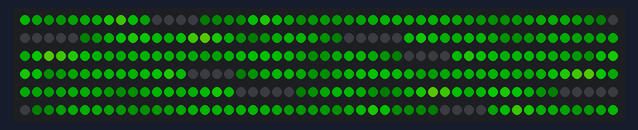
The program below on a simulated Arduino Nano, built with avr-gcc and run on an emulated ATmega328P. Parts: 300 RGB LEDs in strip order, left to right, continuing on the next row. Dim RGB values are drawn brighter than linear; colours are those a GRB WS2812 strip shows for the declared byte order; random numbers use the default seed unless the program sets one.

Above: at 3.54 s.
At 12.64 s:
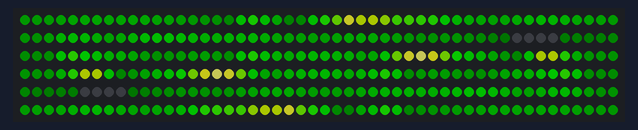
At 19.51 s:
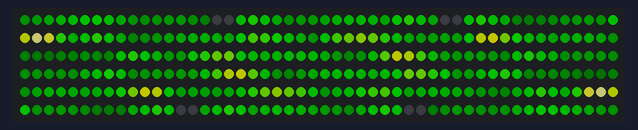
At 24.15 s:
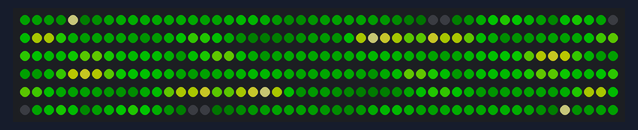
At 31.12 s:
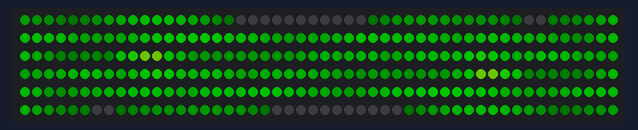
At 39.94 s:
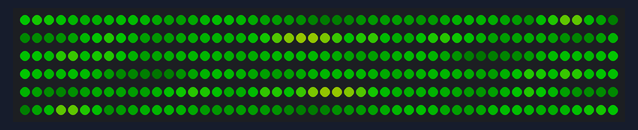

The program:

main.cpp
```cpp
#include <Arduino.h>
#include <FastLED.h>

#include "fire.h"

#define DATA_PIN 5
//ws2815 seems to just be the 12v version of ws2813, so as far as the code cares they are the same
#define LED_TYPE WS2813
#define COLOR_ORDER RGB
#define NUM_LEDS 300

#define BRIGHTNESS 96
#define FRAMES_PER_SECOND 120

CRGB leds[NUM_LEDS];
CRGB colorArray[3];
int colorIndex;

void setup() {
  delay(3000); //3 second delay on startup
  FastLED.addLeds<LED_TYPE,DATA_PIN,COLOR_ORDER>(leds, NUM_LEDS).setCorrection(TypicalLEDStrip);
  FastLED.setBrightness(BRIGHTNESS);

  colorArray[0] = CRGB::OrangeRed;
  colorArray[1] = CRGB::Indigo;
  colorArray[2] = CRGB::Green;

  colorIndex = 0;

}

int i = 0;


void loop() {
  ClassicFireEffect fire(NUM_LEDS, 250, 10, 3, 5, true, true);

  while (true)
  {
    FastLED.clear();
    fire.DrawFire();
    FastLED.show(BRIGHTNESS);
    delay(3);
  }
  /*
  if(i == NUM_LEDS) {
    i = 0;
    colorIndex++;
    if(colorIndex >2) {
      colorIndex = 0;
    }

  }
  FastLED.show();
  fadeToBlackBy(leds, NUM_LEDS,1);
  FastLED.delay(1000/FRAMES_PER_SECOND);

  leds[i] = colorArray[colorIndex];
  i++;
  */


}
```

fire.h
```cpp
//+--------------------------------------------------------------------------
//
// NightDriver - (c) 2020 Dave Plummer.  All Rights Reserved.
//
// File:        fire.h
//
// Description:
//
//              LED Flame Effect
//
// History:     Sep-28-2020     davepl      Created
//
//---------------------------------------------------------------------------

#include <Arduino.h>
#define FASTLED_INTERNAL
#include <FastLED.h>

#include "ledgfx.h"

class ClassicFireEffect
{
protected:
    int     Size;
    int     Cooling;
    int     Sparks;
    int     SparkHeight;
    int     Sparking;
    bool    bReversed;
    bool    bMirrored;

    byte  * heat;

    // When diffusing the fire upwards, these control how much to blend in from the cells below (ie: downward neighbors)
    // You can tune these coefficients to control how quickly and smoothly the fire spreads.

    static const byte BlendSelf = 2;
    static const byte BlendNeighbor1 = 3;
    static const byte BlendNeighbor2 = 2;
    static const byte BlendNeighbor3 = 1;
    static const byte BlendTotal = (BlendSelf + BlendNeighbor1 + BlendNeighbor2 + BlendNeighbor3);

public:

    // Lower sparking -> more flicker.  Higher sparking -> more consistent flame

    ClassicFireEffect(int size, int cooling = 80, int sparking = 50, int sparks = 3, int sparkHeight = 4, bool breversed = true, bool bmirrored = true)
        : Size(size),
          Cooling(cooling),
          Sparks(sparks),
          SparkHeight(sparkHeight),
          Sparking(sparking),
          bReversed(breversed),
          bMirrored(bmirrored)
    {
        if (bMirrored)
            Size = Size / 2;

        heat = new byte[size] { 0 };
    }

    virtual ~ClassicFireEffect()
    {
        delete [] heat;
    }

    virtual void DrawFire()
    {
        // First cool each cell by a little bit
        for (int i = 0; i < Size; i++)
            heat[i] = max(0L, heat[i] - random(0, ((Cooling * 10) / Size) + 2));

        // Next drift heat up and diffuse it a little but
        for (int i = 0; i < Size; i++)
            heat[i] = (heat[i] * BlendSelf +
                       heat[(i + 1) % Size] * BlendNeighbor1 +
                       heat[(i + 2) % Size] * BlendNeighbor2 +
                       heat[(i + 3) % Size] * BlendNeighbor3)
                      / BlendTotal;

        // Randomly ignite new sparks down in the flame kernel
        for (int i = 0; i < Sparks; i++)
        {
            if (random(255) < Sparking)
            {
                int y = Size - 1 - random(SparkHeight);
                heat[y] = heat[y] + random(160, 255); // This randomly rolls over sometimes of course, and that's essential to the effect
            }
        }

        // Finally convert heat to a color
        for (int i = 0; i < Size; i++)
        {
            CRGB color = HeatColor(heat[i]);
            int j = bReversed ? (Size - 1 - i) : i;
            DrawPixels(j, 1, color);
            if (bMirrored)
            {
                int j2 = !bReversed ? (2 * Size - 1 - i) : Size + i;
                DrawPixels(j2, 1, color);
            }
        }
    }
};
```

ledgfx.h
```cpp
//+--------------------------------------------------------------------------
//
// NightDriver - (c) 2018 Dave Plummer.  All Rights Reserved.
//
// File:        ledgfx.h
//
// Description:
//
//   LED Drawing Routines for Dave's Garage Tutorial series
//
// History:     OCt-18-2020     davepl      Created from main.cpp code
//---------------------------------------------------------------------------

#pragma once

#include <Arduino.h>
#define FASTLED_INTERNAL
#include <FastLED.h>

//#include <sys/time.h>                   // For time-of-day

// Utility Macros

#define ARRAYSIZE(x) (sizeof(x)/sizeof(x[0]))
#define TIMES_PER_SECOND(x) EVERY_N_MILLISECONDS(1000/x)

//inline double RandomDouble()
//{
//    return random(UINT32_MAX) / (double) UINT32_MAX;
//}

inline float RandomFloat()
{
    float r = random(1000000L) / 1000000.0f;
    return r;
}

/*
inline double UnixTime()
{
    timeval tv = { 0 };
    gettimeofday(&tv, nullptr);
    return (double)(tv.tv_usec / 1000000.0 + (double) tv.tv_sec);
}
*/

// FractionalColor
//
// Returns a fraction of a color; abstracts the fadeToBlack out to this function in case we
// want to improve the color math or do color correction all in one location at a later date.

CRGB ColorFraction(CRGB colorIn, float fraction)
{
  fraction = min(1.0f, fraction);
  return CRGB(colorIn).fadeToBlackBy(255 * (1.0f - fraction));
}

void DrawPixels(float fPos, float count, CRGB color)
{
  // Calculate how much the first pixel will hold
  float availFirstPixel = 1.0f - (fPos - (long)(fPos));
  float amtFirstPixel = min(availFirstPixel, count);
  float remaining = min(count, FastLED.size()-fPos);
  int iPos = fPos;

  // Blend (add) in the color of the first partial pixel

  if (remaining > 0.0f)
  {
    FastLED.leds()[iPos++] += ColorFraction(color, amtFirstPixel);
    remaining -= amtFirstPixel;
  }

  // Now draw any full pixels in the middle

  while (remaining > 1.0f)
  {
    FastLED.leds()[iPos++] += color;
    remaining--;
  }

  // Draw tail pixel, up to a single full pixel

  if (remaining > 0.0f)
  {
    FastLED.leds()[iPos] += ColorFraction(color, remaining);
  }
}
```
